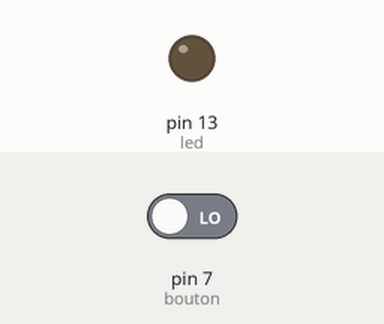
Simulated run of this sketch. Board: Arduino Uno, built with avr-gcc and run on an emulated ATmega328P. Shown: output pins drawn as LEDs (lit = HIGH). Dashed ring = blinking. Inputs (shaded band) come from the test bench; at power-on: pin 7 (bouton) LOW.

Above: at 1.2 s.
1.3 s: pin 7 (bouton) driven HIGH
At 1.7 s:
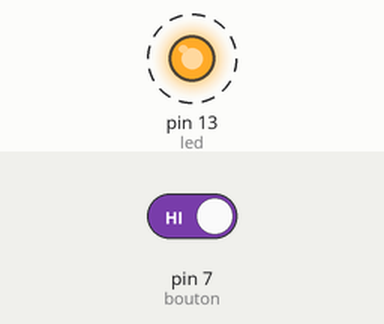
4.3 s: pin 7 (bouton) driven LOW
At 5.0 s:
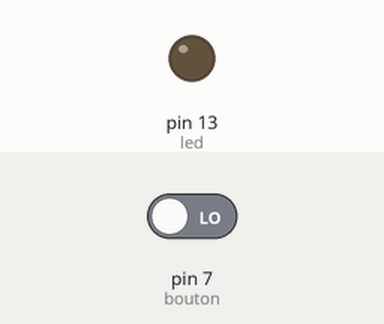
Timing chart, 0 to 7.3 s (numbered marks = the images above; inputs shaded):
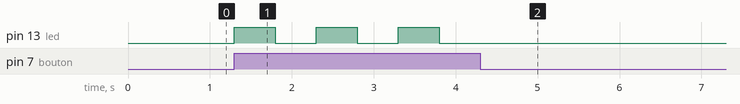

The sketch:

boutton_poussoir_variante.ino
```cpp
const int bouton = 7;
const int led = 13;
void setup()
{
pinMode(bouton, INPUT);
pinMode(led, OUTPUT);
Serial.begin(9600);
}
void loop()
{
if (digitalRead(bouton) == 1 )
{
digitalWrite(led, HIGH);
delay(500);
digitalWrite(led, LOW);
delay(500);
}
else
{
digitalWrite(led, LOW);
}
}
```

Measured:
- after the input at 1.3 s, pin 13 (led): alternates HIGH for 0.50 s and LOW for 0.50 s, starting at once
- after the input at 4.3 s, pin 13 (led): stops changing and stays LOW
